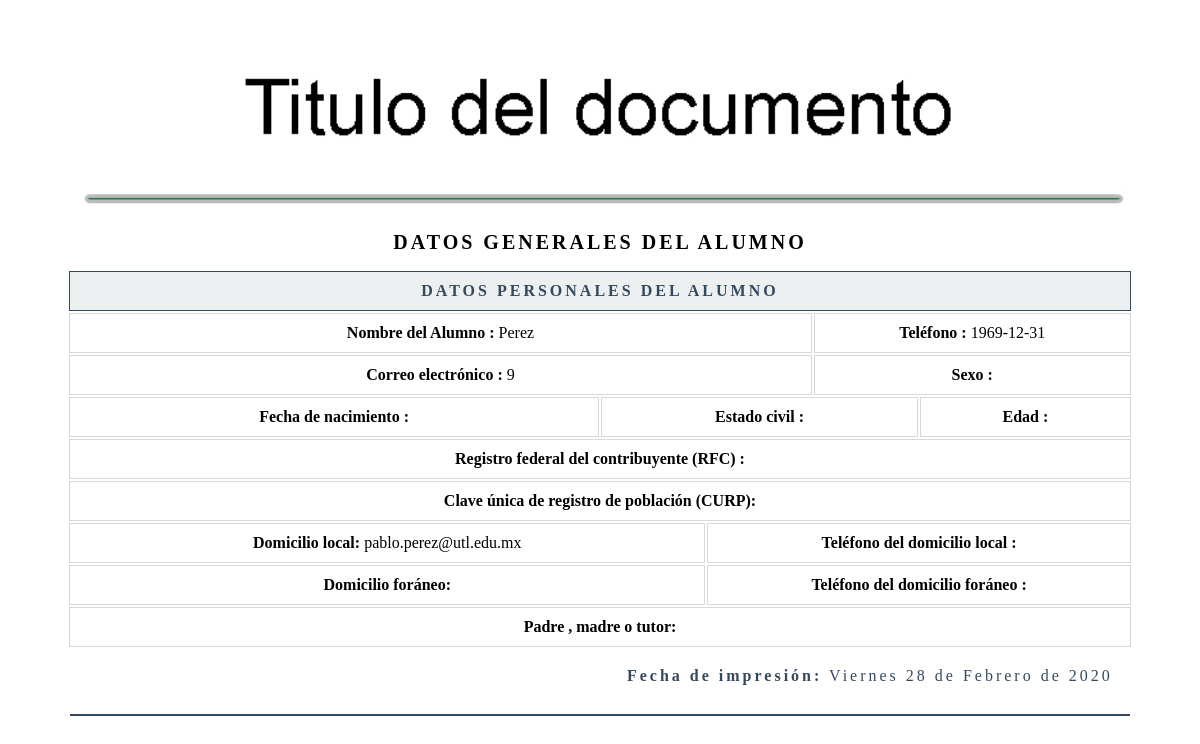
Page /app/informes/datos.php?id=1 on the earlier database version.
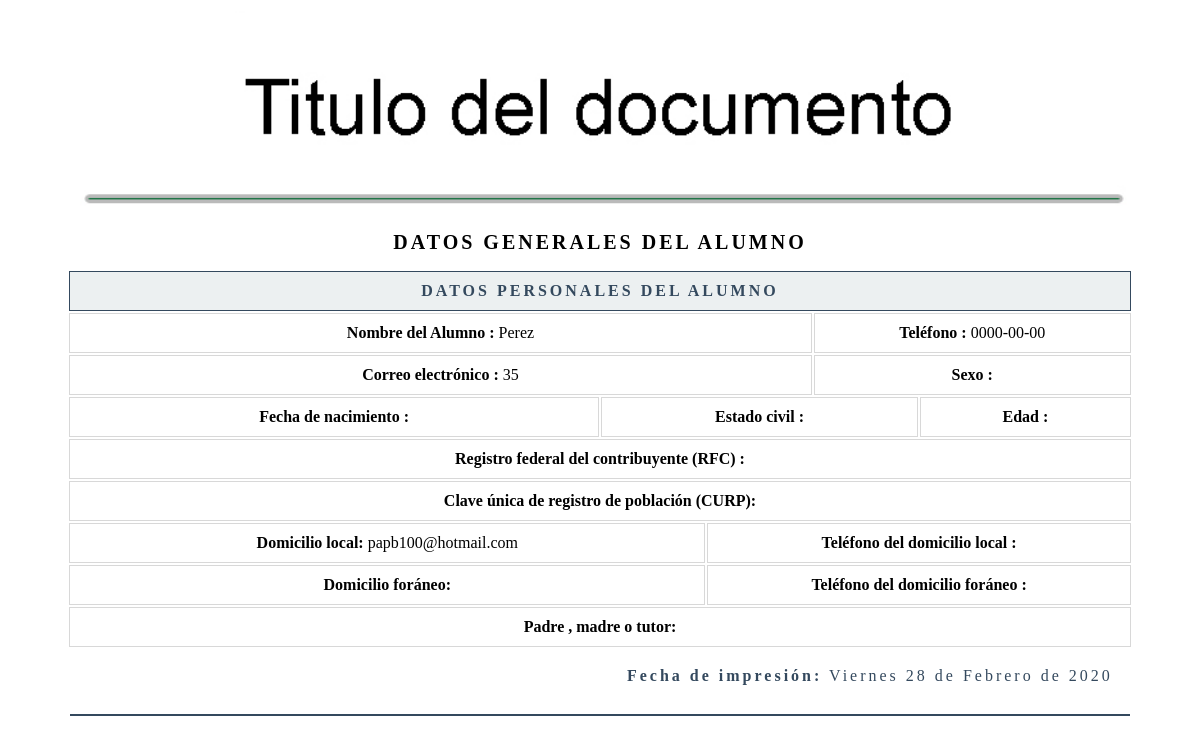
Same page on the later database version.
### tables this page shows
CREATE TABLE `datos` (
  `id` int(11) NOT NULL auto_increment,
  `clave` int(255) default NULL,
  `nombre` text,
  `ap_paterno` text,
  `ap_materno` text,
  `fecha_nac` date default NULL,
  `edad` int(255) default NULL,
  `correo` text,
  `curp` text,
  `domicilio` text,
  `sexo` text,
  `ecivil` tinytext,
  `fecha_registro` date default NULL,
  `hora_registro` time default NULL,
  `activo` tinyint(1) default NULL,
  PRIMARY KEY  (`id`)
);

### funciones/fechaEspanol.php (called while the page is built)
<?php
function fechaCastellano ($fecha) {
    $fecha = substr($fecha, 0, 10);
    $numeroDia = date('d', strtotime($fecha));
    $dia = date('l', strtotime($fecha));
    $mes = date('F', strtotime($fecha));
    $anio = date('Y', strtotime($fecha));
    $dias_ES = array("Lunes", "Martes", "Miércoles", "Jueves", "Viernes", "Sábado", "Domingo");
    $dias_EN = array("Monday", "Tuesday", "Wednesday", "Thursday", "Friday", "Saturday", "Sunday");
    $nombredia = str_replace($dias_EN, $dias_ES, $dia);
  $meses_ES = array("Enero", "Febrero", "Marzo", "Abril", "Mayo", "Junio", "Julio", "Agosto", "Septiembre", "Octubre", "Noviembre", "Diciembre");
    $meses_EN = array("January", "February", "March", "April", "May", "June", "July", "August", "September", "October", "November", "December");
    $nombreMes = str_replace($meses_EN, $meses_ES, $mes);
    return $nombredia." ".$numeroDia." de ".$nombreMes." de ".$anio;
  }
?>

### app/informes/datos.php (the view, shortened to what this page needs)
<?php
include'../conexion/conexionli.php';
include ("../funciones/fechaEspanol.php");
$Id=$_REQUEST["id"];
mysqli_set_charset($conexionLi, 'utf8');
$cadena = "SELECT
                id,
                nombre,
                ap_paterno,
                ap_materno,
                fecha_nac,
                edad,
                correo,
                curp,
                activo
            FROM
                datos
            WHERE
                id = $Id";
$consultar = mysqli_query($conexionLi, $cadena);
$row = mysqli_fetch_array($consultar);
$fecha=date("Y-m-d");
$fCastellano=fechaCastellano($fecha);
 ?>
<table border="0">
    <col style="width: 100%" class="col1">
    <tr>
        <td>
            <img src="../images/encabezado.jpg" alt="">
        </td>
    </tr>
</table>
<table border="0">
    <col style="width: 10%">
    <col style="width: 10%">
    <col style="width: 10%">
    <col style="width: 10%">
    <col style="width: 10%">
    <col style="width: 10%">
    <col style="width: 10%">
    <col style="width: 10%">
    <col style="width: 10%">
    <col style="width: 10%">
    <tr border="0">
        <td></td><td></td><td></td><td></td><td></td><td></td><td></td><td></td><td></td><td></td>
    </tr>
    <tr >
        <td  colspan="10" class="titular2">
            DATOS GENERALES DEL ALUMNO
        </td>
    </tr>
    <tr >
        <td  colspan="10" class="titular">
            Datos personales del Alumno
        </td>
    </tr>
    <tr >
        <td  colspan="7" class="borde">
            <strong>Nombre del Alumno :</strong> <?php echo "$row[2]"; ?>
        </td>
        <td  colspan="3" class="borde">
            <strong>Teléfono :</strong> <?php echo "$row[4]"; ?>
        </td>
    </tr>
    <tr >
        <td  colspan="7" class="borde">
            <strong>Correo electrónico :</strong> <?php echo "$row[5]"; ?>
        </td>
        <td  colspan="3" class="borde">
            <strong>Sexo :</strong> <?php echo "$sexo"; ?>
        </td>
    </tr>
    <tr >
        <td  colspan="5" class="borde">
            <strong>Fecha de nacimiento :</strong> <?php echo "$fechaE"; ?>
        </td>
        <td  colspan="3" class="borde">
            <strong>Estado civil :</strong> <?php echo "$row[12]"; ?>
        </td>
        <td  colspan="2" class="borde">
            <strong>Edad :</strong> <?php echo "$edads"; ?>
        </td>
    </tr>
    <tr >
        <td  colspan="10" class="borde">
            <strong>Registro federal del contribuyente (RFC) :</strong> <?php echo "$row[10]"; ?>
        </td>
    </tr>
    <tr >
        <td  colspan="10" class="borde">
            <strong>Clave única de registro de población (CURP):</strong> <?php echo "$row[11]"; ?>
        </td>
    </tr>
    <tr >
        <td  colspan="6" class="borde">
            <strong>Domicilio local:</strong> <?php echo "$row[6]"; ?>
        </td>
        <td  colspan="4" class="borde">
            <strong>Teléfono del domicilio local :</strong> <?php echo "$row[17]"; ?>
        </td>
    </tr>
    <tr >
        <td  colspan="6" class="borde">
            <strong>Domicilio foráneo:</strong> <?php echo "$row[9]"; ?>
        </td>
        <td  colspan="4" class="borde">
            <strong>Teléfono del domicilio foráneo :</strong> <?php echo "$row[18]"; ?>
        </td>
    </tr>
    <tr >
        <td  colspan="12" class="borde">
            <strong>Padre , madre o tutor:</strong> <?php echo "$row[22]"; ?>
        </td>
    </tr>
    <tr >
        <td  colspan="10" class="fecha">
            <strong>Fecha de impresión:</strong> <?php echo $fCastellano; ?>
        </td>
    </tr>
    <tr>
        <td  colspan="10" align="center">
            <hr>
        </td>
    </tr>
</table>

### app/informes/datos.php (style rules this page uses)
hr { border: solid 1px #34495e; }
td.borde { text-align: left; border: solid 1px #D8D8D8; padding: 10px; text-align: center; }
td.titular { text-align: center; border: solid 1px #34495e; background: #ecf0f1; color:#34495e; font-weight: bold; text-transform: uppercase; letter-spacing: 3px; padding: 10px; }
td.titular2 { text-align: center; border: solid 0px #34495e; background: #fff; color:#000; font-weight: bold; text-transform: uppercase; letter-spacing: 3px; padding: 15px; font-size:20px; }
td.fecha { text-align: right; border: solid 0px #34495e; background: #ffffff; color:#34495e; letter-spacing: 3px; padding: 18px; }
img { width: 100%; }

Differences in the rows shown:
changed datos "Perez": fecha_nac "1969-12-31" → "0000-00-00"; edad "9" → "35"; correo "pablo.perez@utl.edu.mx" → "papb100@hotmail.com"
